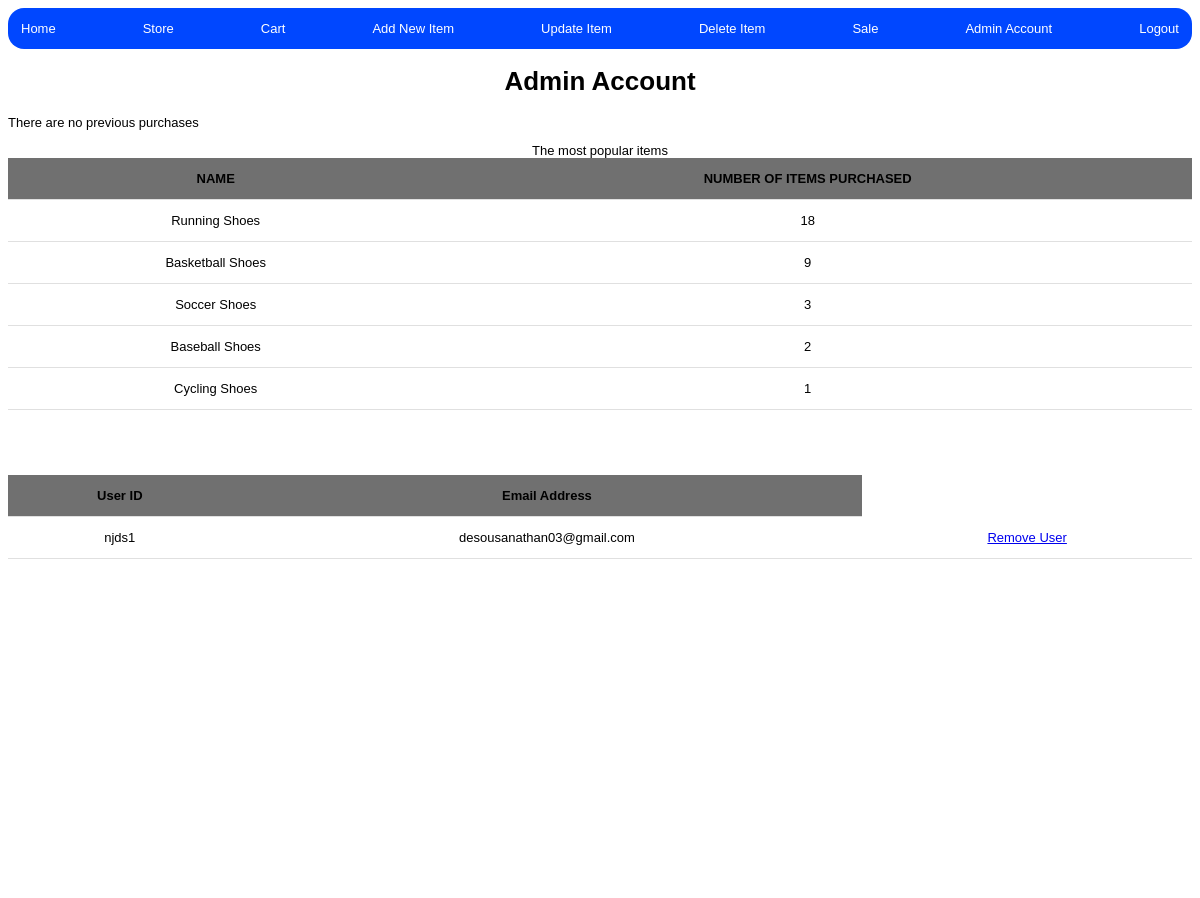
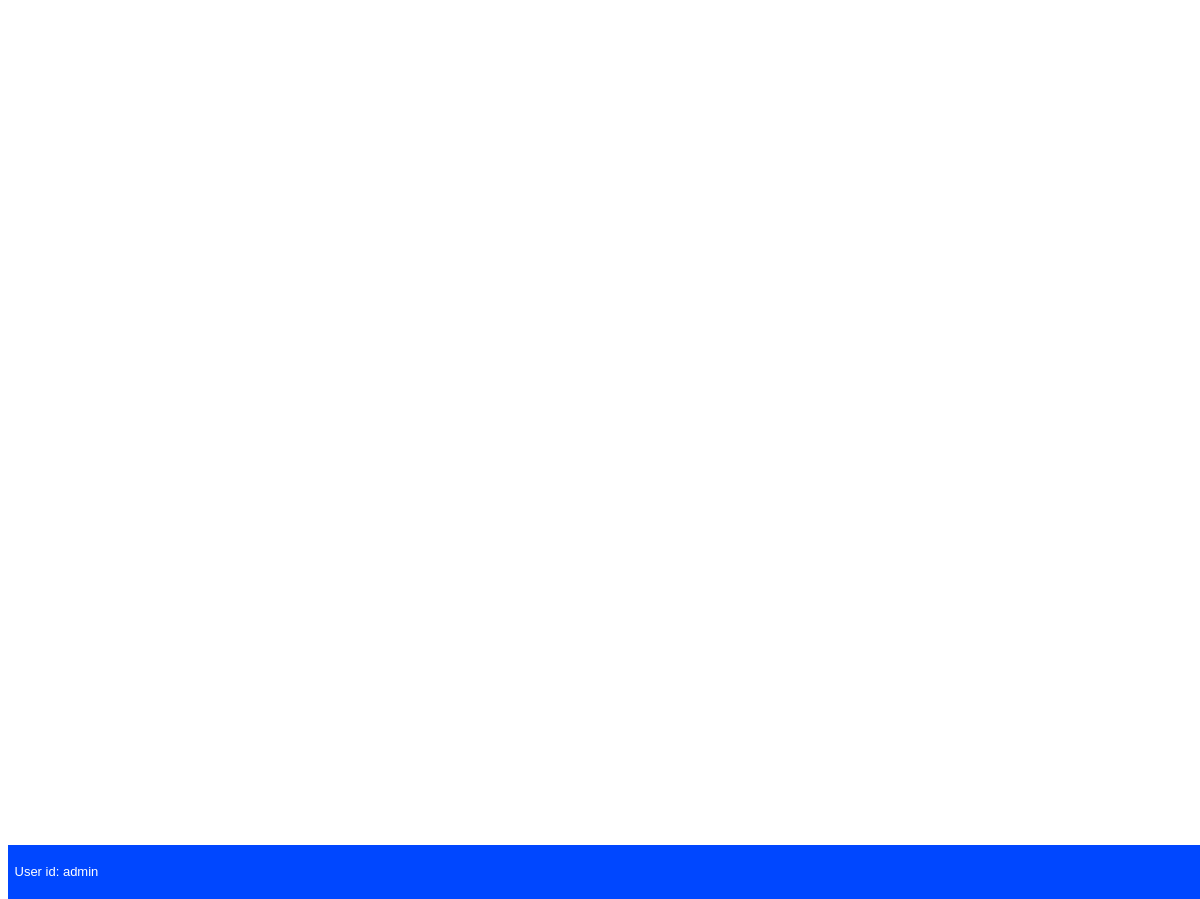
Page /admin_account (signed in) on the committed database (2 pictures, top to bottom).
### tables this page shows
CREATE TABLE prev_purchases
(
    user_id TEXT NOT NULL,
    time DATE NOT NULL,
    name TEXT NOT NULL,
    num_of_items INTEGER NOT NULL

);

CREATE TABLE users
(
    user_id TEXT PRIMARY KEY,
    password TEXT NOT NULL,
    email_address NOT NULL
);

### app.py (the view)
@app.route("/admin_account")
@login_required
def admin_account():
    num_purchases_per_day = None
    suggestions = None
    users = None
    db = get_db()
    num_purchases_per_day = db.execute("""SELECT COUNT(*) AS 'Total Purchases', time
                            FROM prev_purchases
                            WHERE time >= DATE('now', '-7 days')
                            GROUP BY time
                            ORDER BY time DESC
                            LIMIT 7;""").fetchall()
    most_popular_items = db.execute("""SELECT SUM(num_of_items) AS 'total_number_purchased', name
                                    FROM prev_purchases
                                    GROUP BY name
                                    ORDER BY total_number_purchased DESC
                                    LIMIT 20;""").fetchall()
    suggestions = db.execute("""SELECT *
                             FROM suggestions;""").fetchall()
    users = db.execute("""SELECT *
                       FROM users
                       WHERE user_id <> "admin";""").fetchall()
    return render_template("admin_acc.html", title="Admin Account", num_purchases_per_day=num_purchases_per_day, suggestions=suggestions, users=users, most_popular_items=most_popular_items)

### app.py (called while the page is built)
@app.before_request
def load_logged_in_user():
    g.user_id = session.get("user_id", None)

@app.before_request
def is_admin():
    if g.user_id == "admin":
        g.is_admin = True

def login_required(view):
    @wraps(view)
    def wrapped_view(*args, **kwargs):
        if g.user_id is None:
            return redirect(url_for("login", next=request.url))
        return view(*args, **kwargs)
    return wrapped_view

### database.py (called while the page is built)
def get_db():
    if "db" not in g:
        g.db = sqlite3.connect(DATABASE,
                               detect_types=sqlite3.PARSE_DECLTYPES
                               )
        g.db.row_factory = sqlite3.Row
    return g.db

### templates/admin_acc.html (shortened to what this page needs)
{% extends "base.html" %}
{% block main_content %}
    <div id="user_account">
    <div class="table-container">
    {% if num_purchases_per_day %}
        <table>
            <caption>Previous Purchases Per Day (this week)</caption>
            <tr>
                <th scope="col">DATE</th>
                <th scope="col">NUMBER OF PURCHASES</th>
            </tr>
            {% for item in num_purchases_per_day %}
                <tr>
                    <td>{{item["time"]}}</td>
                    <td>{{item["Total Purchases"]}}</td>
                </tr>
            {% endfor %}
        </table>
    {% else %}
        <p>There are no previous purchases</p>
    {% endif %}
    </div>
    {% if most_popular_items %}
        <table>
            <caption>The most popular items</caption>
            <tr>
                <th scope="col">NAME</th>
                <th scope="col">NUMBER OF ITEMS PURCHASED</th>
            </tr>
            {% for item in most_popular_items %}
            <tr>
                <td>{{ item["name"] }}</td>
                <td>{{ item["total_number_purchased"] }}</td>
            </tr>
            {% endfor %}
        </table>
    {% endif %}
    </div>
    {% if users %}
        <table>
            <tr>
                <th scope="col">User ID</th>
                <th scope="col">Email Address</th>
            </tr>
            {% for user in users %}
                <tr>
                    <td>{{ user["user_id"] }}</td>
                    <td>{{ user["email_address"] }}</td>
                    <td><a href="{{ url_for('remove_user', user_id=user['user_id'] )}}">Remove User</a></td>
                </tr>
            {% endfor %}
        </table>
    {% endif %}
{% endblock %}

### static/styles.css (style rules this page uses)
* { font-family: Echotopia, Arial, Helvetica, sans-serif; }
html { --main-color: #707070; --main-bgcolor: #E0E0E0; --second-bgcolor: #FFFFFF; --second-color: #0047FF; }
html { display:flex; flex-direction: column; flex-wrap: wrap; background-color: var(--second-bgcolor); font-size: small; row-gap: normal; column-gap: normal; justify-content: space-evenly; }
table { width: 100%; border-collapse: collapse; margin-bottom: 5em; }
th, td { padding: 1em; border-bottom: 1px solid var(--main-bgcolor); text-align: center; }
th { background-color: var(--main-color); position: sticky; top: 0; }

### rows in the picture
prev_purchases: name "Baseball Shoes", total_number_purchased "2"
prev_purchases: name "Cycling Shoes", total_number_purchased "1"
users: user_id "njds1", email_address "desousanathan03@gmail.com"

### other values in the picture
{{ title }} "Admin Account"
{{ item["name"] }} "Running Shoes" "Basketball Shoes" "Soccer Shoes"
{{ item["total_number_purchased"] }} "18" "9" "3"
{{ g.user_id }} "admin"
